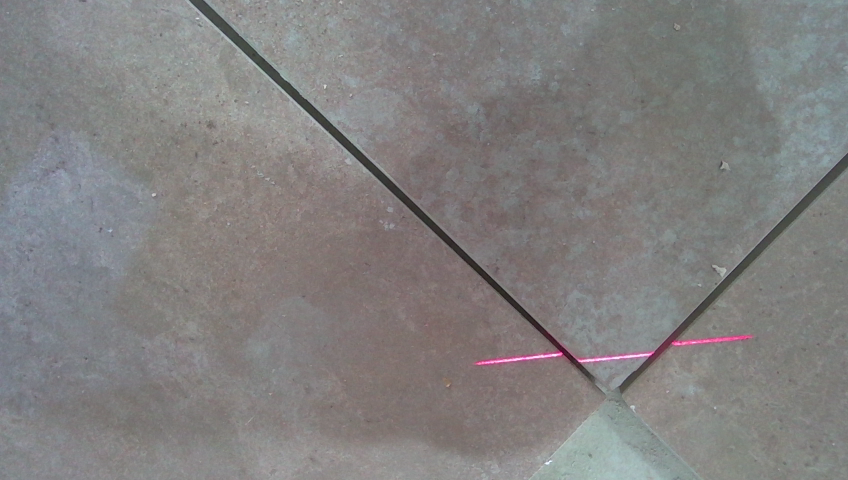
#> input picture images/march_31_3_Color.png, 848 x 480 px, found by its file name
$ jupyter execute profiler_find.ipynb
#> lines starting #> are read from the running program, lines starting #| are printed output that depends on the picture; after the words box and inside, x2 and y2 are one past the last pixel; in counts of white or black regions, pixels touching at a corner belong together
[cell 1]
import cv2
import numpy as np
import matplotlib.pyplot as plt
import math
import sys

[cell 2]
# /home/gilad/dev_ws/camera_dev/images/march_31_10_Color.png
# /home/gilad/dev_ws/camera_dev/images/march_31_3_Color.png

[cell 3]
input_image = cv2.imread('/home/gilad/dev_ws/camera_dev/images/march_31_3_Color.png')
#> input_image is the input picture: shape (480, 848, 3); mean B, G, R 127.6, 128, 129.8
input_image = cv2.cvtColor(input_image, cv2.COLOR_BGR2RGB)
plt.imshow(input_image)
plt.show()

[cell 4]
def euc_dist(p1,p2):
    return math.sqrt((p1[0]-p2[0])**2 + (p1[1]-p2[1])**2)
def resize_mask_to_arr(mask,width,height):
    return cv2.resize(mask,(width*height,1))
def resize_arr_to_mask(arr,width,height):
    return cv2.resize(arr,(width,height))
def point_in_mask(point,width):
    i = point // width
    j = point % width
    return i,j


def find_components(mask):
    visited = np.zeros(mask.shape,dtype=bool)
    components = []
    for i in range(mask.shape[0]):
        for j in range(mask.shape[1]):
            if mask[i][j] == 1 and not visited[i][j]:
                # print('found new component origin at:',i,j,'value:',mask[i][j])
                component = []
                component = DFS(mask,i,j,visited,component)
                components.append(component)
    return components

# [11 lines of commented-out code are left out]

def DFS(G, i, j, visited, component):
    stack = [(i, j)]
    while stack:
        i, j = stack.pop()
        if not visited[i][j]:
            visited[i][j] = True
            component.append((i, j))
            moves = [(0, 1), (0, -1), (1, 0), (-1, 0), (1, 1), (-1, -1), (1, -1), (-1, 1)]
            for move in moves:
                i_new = i + move[0]
                j_new = j + move[1]
                if 0 <= i_new < G.shape[0] and 0 <= j_new < G.shape[1] and not visited[i_new][j_new] and G[i_new][j_new] == 1:
                    stack.append([i_new, j_new])
    return component

def make_mask(component,shape):
    mask = np.zeros(shape=(shape[0],shape[1]))
    for point in component:
        mask[point[0]][point[1]] = 1
    return mask

[cell 5]
mask = input_image[:,:,0] > 180
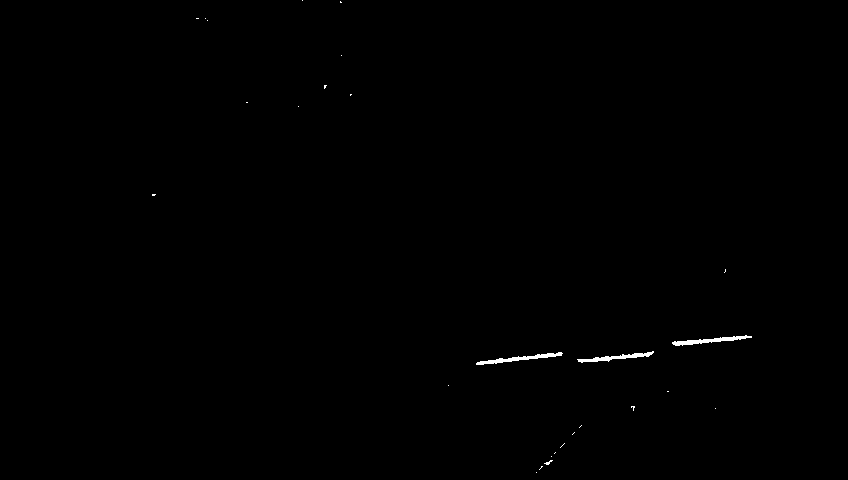
#> mask: shape (480, 848) bool; 0.25% white; 27 white regions (24 under 20 px), largest, box (x1, y1, x2, y2) and area: (476, 352, 563, 365) 322, (672, 335, 752, 346) 308, (577, 351, 654, 363) 283

mask = mask.astype(np.uint8)
print(mask.shape)
#| (480, 848)
# mask_arr = mask.flatten()
neighbors = find_components(mask)
#> after the loop in find_components, `for i in range(mask.shape[0]):`: components = 27 items
#> neighbors = 27 items
neighbors.sort(key=lambda x: len(x),reverse=True)
for neighbor in neighbors:
    if len(neighbor) < 70:
        neighbors.remove(neighbor)
    for point in neighbor:
        i,j = point
        if(i >= mask.shape[0] or j >= mask.shape[1]):
            neighbor.remove(point)
        if(len(neighbor) < 70):
            mask[i][j] = 0
#> this loop made 15 passes
#> after the loop, neighbors = 15 items

# for point in neighbors[0]:
#     i,j = point
#     print(i,j)
print(len(neighbors))
#| 15
sub_mask_list = []
for i in range(3):
    mask_i = make_mask(neighbors[i],mask.shape)
    mask_i = mask_i.astype(np.uint8)
    sub_mask_list.append(mask_i)
    plt.subplot(1,3,i+1)
    plt.imshow(sub_mask_list[i])
    plt.axis('off')
#> after the loop, sub_mask_list = 3 items


plt.show()
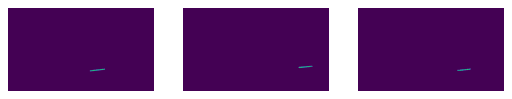
#> figure drawn by matplotlib, 3 panels
unique, counts = np.unique(sub_mask_list[2], return_counts=True)
#> unique = [0, 1]; counts = [406757, 283]
print(counts)
#| [406757    283]
if(counts[1] < 70):
    sub_mask_list.pop(2)
# plt.imshow(mask)
# plt.show()

[cell 6]
out_mask = cv2.bitwise_and(input_image, input_image, mask=sub_mask_list[0])
for i in range(1,len(sub_mask_list)):

    out_mask = cv2.bitwise_or(out_mask, cv2.bitwise_and(input_image, input_image, mask=sub_mask_list[i]))
#> this loop made 2 passes

out_image = input_image.copy()
for i in range(len(sub_mask_list)):
    out_image[sub_mask_list[i] == 1] = [255 if i%1 ==0 else 0,255 if i%2 ==1 else 0,255 if i%3 ==0 else 0]
#> this loop made 3 passes
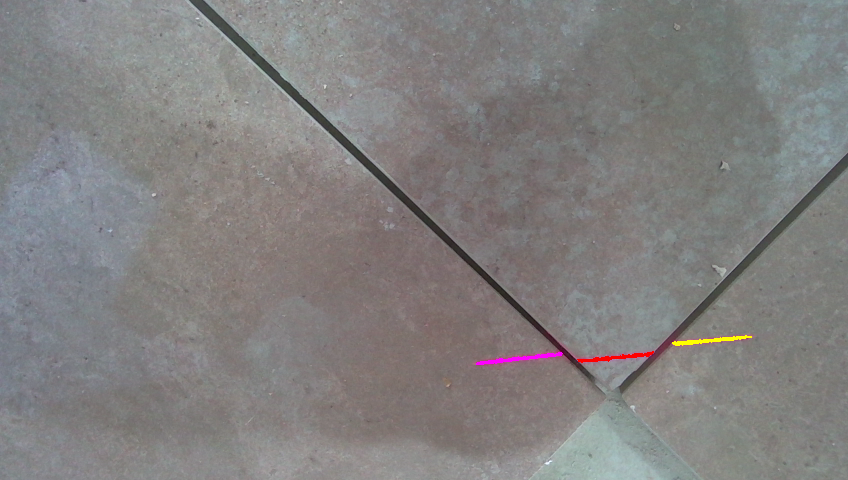
#> out_image: shape (480, 848, 3); mean R, G, B 129.9, 127.9, 127.4


plt.imshow(out_image)
plt.axis('off')
plt.show()

[cell 7]
if(len(sub_mask_list) >2):
    plt.imshow(sub_mask_list[2])
    plt.axis('off')
    plt.show()
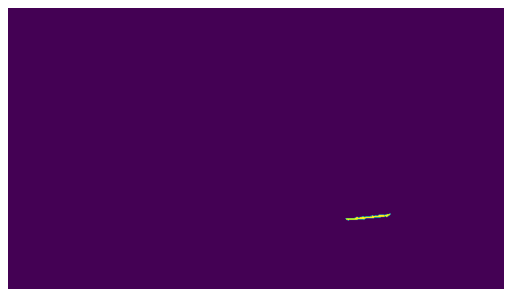
#> figure drawn by matplotlib, 1 panel
    print(sub_mask_list[2].shape)
#| (480, 848)

[cell 8]
def find_component_with_feature(mask,mask_stats,debug = False):
#> called with debug = False
    most_left = [0,mask.shape[1]]
#> most_left = [0, 848]
    most_right = [0,0]
    most_top = [mask.shape[0],0]
#> most_top = [480, 0]
    most_bottom = [0,0]

    # print(temp_val)
    for i in range(mask.shape[0]):
        for j in range(mask.shape[1]):
            if mask[i][j] == 1:
                if debug:
                    print(i,j)
                if i < most_top[0]:
                    most_top = [i,j]
                if i > most_bottom[0]:
                    most_bottom = [i,j]
                if j < most_left[1]:
                    most_left = [i,j]
                if j > most_right[1]:
                    most_right = [i,j]
#> after the loop, most_bottom = [364, 476]; most_left = [363, 476]; most_right = [353, 562]; most_top = [352, 558]

    # print(most_left,most_right,most_top,most_bottom)
    mask_stats.append(most_left)
    mask_stats.append(most_right)
    mask_stats.append(most_top)
    mask_stats.append(most_bottom)

[cell 9]
mask_0_stats = []
mask_1_stats = []
feats = []
find_component_with_feature(sub_mask_list[0],mask_0_stats),
find_component_with_feature(sub_mask_list[1],mask_1_stats),
if(len(sub_mask_list) > 2):
    mask_2_stats = []
    find_component_with_feature(sub_mask_list[2],mask_2_stats)
    left_points = [mask_0_stats[0],mask_1_stats[0],mask_2_stats[0]]
    right_points = [mask_0_stats[1],mask_1_stats[1],mask_2_stats[1]]
    up_points = [mask_0_stats[2],mask_1_stats[2],mask_2_stats[2]]
    down_points = [mask_0_stats[3],mask_1_stats[3],mask_2_stats[3]]
    feats = [
        {'left': mask_0_stats[0],'right': mask_0_stats[1],'up': mask_0_stats[2],'down': mask_0_stats[3]},
        {'left': mask_1_stats[0],'right': mask_1_stats[1],'up': mask_1_stats[2],'down': mask_1_stats[3]},
        {'left': mask_2_stats[0],'right': mask_2_stats[1],'up': mask_2_stats[2],'down': mask_2_stats[3]},
    ]
else:
    left_points = [mask_0_stats[0],mask_1_stats[0]]
    right_points = [mask_0_stats[1],mask_1_stats[1]]
    up_points = [mask_0_stats[2],mask_1_stats[2]]
    down_points = [mask_0_stats[3],mask_1_stats[3]]
    feats = [
        {'left': mask_0_stats[0],'right': mask_0_stats[1],'up': mask_0_stats[2],'down': mask_0_stats[3]},
        {'left': mask_1_stats[0],'right': mask_1_stats[1],'up': mask_1_stats[2],'down': mask_1_stats[3]},
    ]


print("left points: ", left_points)
print("right points: ", right_points)
print("up points: ", up_points)
print("down points: ", down_points)

feats.sort(key=lambda x: x['left'][1])
intrest_point_edge_far = feats[0]['right']
feats.sort(key=lambda x: x['right'][1],reverse=True)
if(len(feats) > 2):
    feats.remove(feats[0])
intrest_point_edge_close = feats[0]['left']
print(feats)


out_image_2 = input_image.copy()
for point in left_points:
    # print(point)
    i = point[0]
    j = point[1]
    out_image_2[i][j] = [0,0,255]
    circle = plt.Circle((j,i), 5, color='r', fill=False)
    plt.gca().add_patch(circle)
#> out_image_2: shape (480, 848, 3); mean R, G, B 129.8, 128, 127.6
for point in right_points:
    i = point[0]
    j = point[1]
    out_image_2[i][j] = [0,255,0]
    circle = plt.Circle((j,i), 10, color='g', fill=False)
    plt.gca().add_patch(circle)
#> out_image_2: shape (480, 848, 3); mean R, G, B 129.8, 128, 127.6
circle = plt.Circle((intrest_point_edge_far[1],intrest_point_edge_far[0]), 5, color='m', fill=False)
plt.gca().add_patch(circle)
circle = plt.Circle((intrest_point_edge_close[1],intrest_point_edge_close[0]), 5, color='b', fill=False)
plt.gca().add_patch(circle)

plt.imshow(out_image_2)
plt.axis('off')
plt.show()
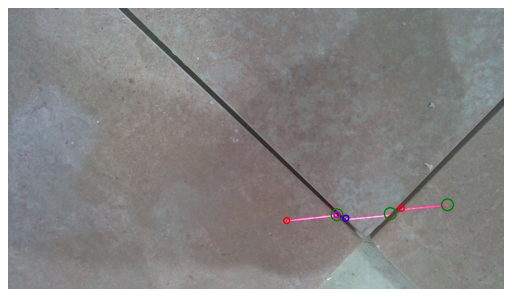
#> figure drawn by matplotlib, 1 panel

[cell 10]
input_image_2 = cv2.imread('/home/gilad/dev_ws/camera_dev/images/march_31_10_Color.png')
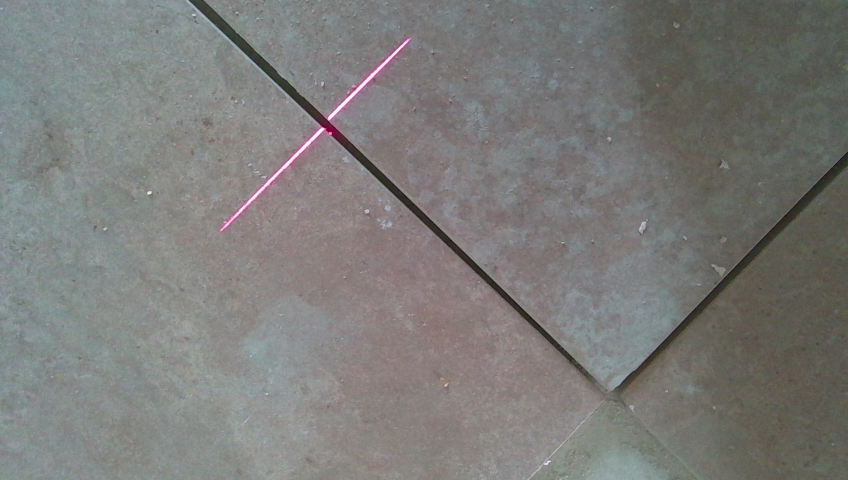
#> input picture images/march_31_10_Color.png, 848 x 480 px, found by its file name
#> input_image_2 is the input picture: shape (480, 848, 3); mean B, G, R 121, 123.4, 123.8
input_image_2 = cv2.cvtColor(input_image_2, cv2.COLOR_BGR2RGB)
plt.imshow(input_image_2)
plt.show()

[cell 11]
mask = input_image_2[:,:,0] > 180
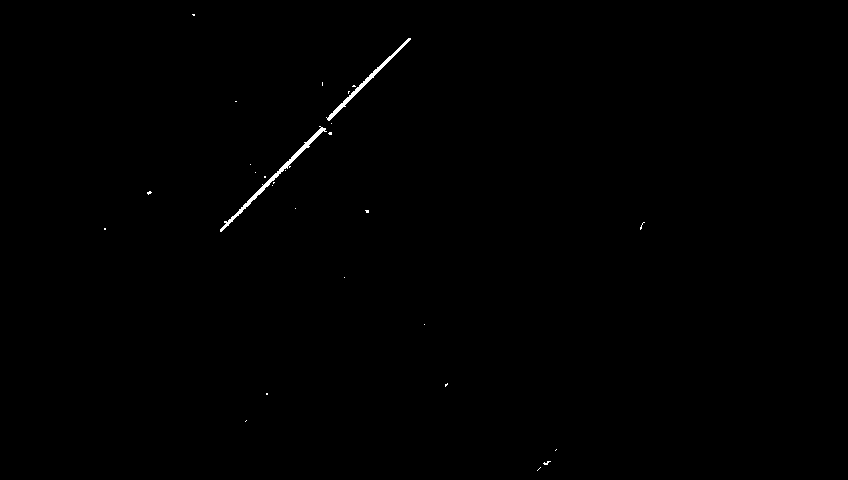
#> mask: shape (480, 848) bool; 0.28% white; 28 white regions (26 under 20 px), largest, box (x1, y1, x2, y2) and area: (220, 126, 327, 232) 591, (326, 38, 411, 121) 434

mask = mask.astype(np.uint8)
print(mask.shape)
#| (480, 848)
# mask_arr = mask.flatten()
neighbors = find_components(mask)
#> neighbors = 28 items
neighbors.sort(key=lambda x: len(x),reverse=True)
for neighbor in neighbors:
    if len(neighbor) < 70:
        neighbors.remove(neighbor)
    for point in neighbor:
        i,j = point
        if(i >= mask.shape[0] or j >= mask.shape[1]):
            neighbor.remove(point)
        if(len(neighbor) < 70):
            mask[i][j] = 0
#> this loop made 15 passes
#> after the loop, neighbors = 15 items

# for point in neighbors[0]:
#     i,j = point
#     print(i,j)
print(len(neighbors))
#| 15
sub_mask_list = []
for i in range(3):
    mask_i = make_mask(neighbors[i],mask.shape)
    mask_i = mask_i.astype(np.uint8)
    sub_mask_list.append(mask_i)
    plt.subplot(1,3,i+1)
    plt.imshow(sub_mask_list[i])
    plt.axis('off')
#> this loop made 3 passes
#> pass 2, `mask_i = make_mask(neighbors[i],mask.shape)`:
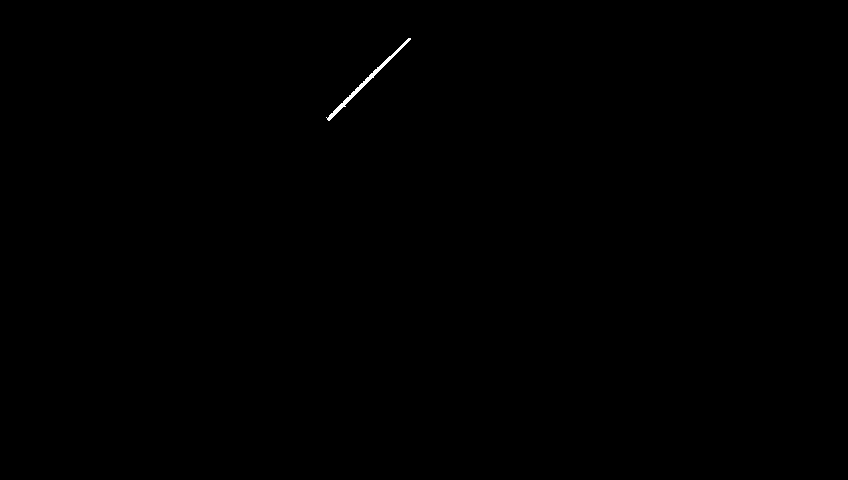
#> mask_i: shape (480, 848) float64; values 0 (black) and 1 (white), 0.11% white; 1 white region, box (x1, y1, x2, y2) and area: (326, 38, 411, 121) 434


plt.show()
unique, counts = np.unique(sub_mask_list[2], return_counts=True)
#> counts = [407028, 12]
print(counts)
#| [407028     12]
if(counts[1] < 70):
    sub_mask_list.pop(2)

[cell 12]
out_mask = cv2.bitwise_and(input_image_2, input_image_2, mask=sub_mask_list[0])
for i in range(1,len(sub_mask_list)):

    out_mask = cv2.bitwise_or(out_mask, cv2.bitwise_and(input_image, input_image, mask=sub_mask_list[i]))
#> this loop made 1 pass

out_image = input_image_2.copy()
for i in range(len(sub_mask_list)):
    out_image[sub_mask_list[i] == 1] = [255 if i%1 ==0 else 0,255 if i%2 ==1 else 0,255 if i%3 ==0 else 0]
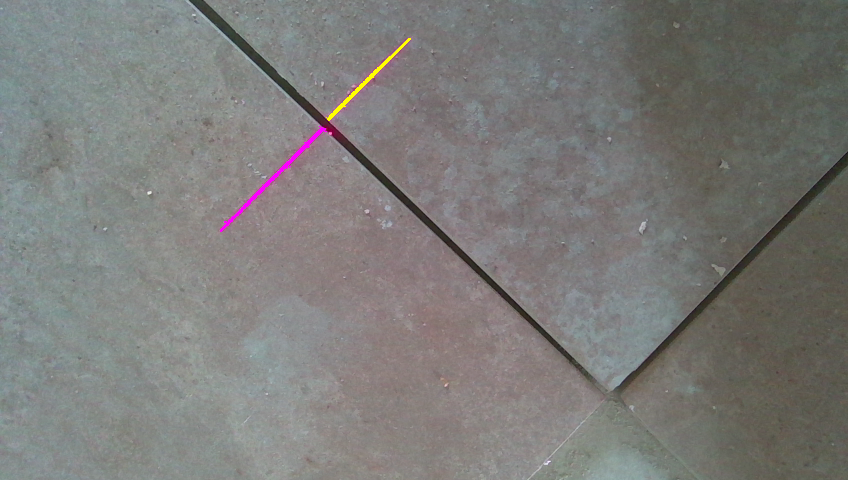
#> out_image: shape (480, 848, 3); mean R, G, B 123.8, 123.2, 120.9


plt.imshow(out_image)
plt.axis('off')
plt.show()

[cell 13]
mask_0_stats = []
mask_1_stats = []
feats = []
find_component_with_feature(sub_mask_list[0],mask_0_stats),
find_component_with_feature(sub_mask_list[1],mask_1_stats),
if(len(sub_mask_list) > 2):
    mask_2_stats = []
    find_component_with_feature(sub_mask_list[2],mask_2_stats)
    left_points = [mask_0_stats[0],mask_1_stats[0],mask_2_stats[0]]
    right_points = [mask_0_stats[1],mask_1_stats[1],mask_2_stats[1]]
    up_points = [mask_0_stats[2],mask_1_stats[2],mask_2_stats[2]]
    down_points = [mask_0_stats[3],mask_1_stats[3],mask_2_stats[3]]
    feats = [
        {'left': mask_0_stats[0],'right': mask_0_stats[1],'up': mask_0_stats[2],'down': mask_0_stats[3]},
        {'left': mask_1_stats[0],'right': mask_1_stats[1],'up': mask_1_stats[2],'down': mask_1_stats[3]},
        {'left': mask_2_stats[0],'right': mask_2_stats[1],'up': mask_2_stats[2],'down': mask_2_stats[3]},
    ]
else:
    left_points = [mask_0_stats[0],mask_1_stats[0]]
    right_points = [mask_0_stats[1],mask_1_stats[1]]
    up_points = [mask_0_stats[2],mask_1_stats[2]]
    down_points = [mask_0_stats[3],mask_1_stats[3]]
    feats = [
        {'left': mask_0_stats[0],'right': mask_0_stats[1],'up': mask_0_stats[2],'down': mask_0_stats[3]},
        {'left': mask_1_stats[0],'right': mask_1_stats[1],'up': mask_1_stats[2],'down': mask_1_stats[3]},
    ]


print("left points: ", left_points)
print("right points: ", right_points)
print("up points: ", up_points)
print("down points: ", down_points)

feats.sort(key=lambda x: x['left'][1])
intrest_point_edge_far_2 = feats[0]['right']
feats.sort(key=lambda x: x['right'][1],reverse=True)
if(len(feats) > 2):
    feats.remove(feats[0])
intrest_point_edge_close_2 = feats[0]['left']
print(feats)


out_image_2 = input_image_2.copy()
for point in left_points:
    # print(point)
    i = point[0]
    j = point[1]
    out_image_2[i][j] = [0,0,255]
    circle = plt.Circle((j,i), 5, color='r', fill=False)
    plt.gca().add_patch(circle)
#> out_image_2: shape (480, 848, 3); mean R, G, B 123.8, 123.4, 121
for point in right_points:
    i = point[0]
    j = point[1]
    out_image_2[i][j] = [0,255,0]
    circle = plt.Circle((j,i), 5, color='g', fill=False)
    plt.gca().add_patch(circle)
#> out_image_2: shape (480, 848, 3); mean R, G, B 123.8, 123.4, 121
circle = plt.Circle((intrest_point_edge_far_2[1],intrest_point_edge_far_2[0]), 5, color='m', fill=False)
plt.gca().add_patch(circle)
circle = plt.Circle((intrest_point_edge_close_2[1],intrest_point_edge_close_2[0]), 5, color='b', fill=False)
plt.gca().add_patch(circle)

plt.imshow(out_image_2)
plt.axis('off')
plt.show()
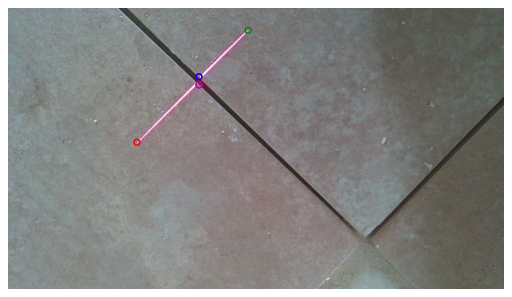
#> figure drawn by matplotlib, 1 panel

[cell 14]
out_ = input_image.copy()
line1 = cv2.line(out_, (intrest_point_edge_far[1],intrest_point_edge_far[0]), (intrest_point_edge_far_2[1],intrest_point_edge_far_2[0]), (0,255,0), 5)
line2 = cv2.line(out_, (intrest_point_edge_close[1],intrest_point_edge_close[0]), (intrest_point_edge_close_2[1],intrest_point_edge_close_2[0]), (0,255,0), 5)
plt.imshow(out_)
plt.axis('off')
plt.show()
